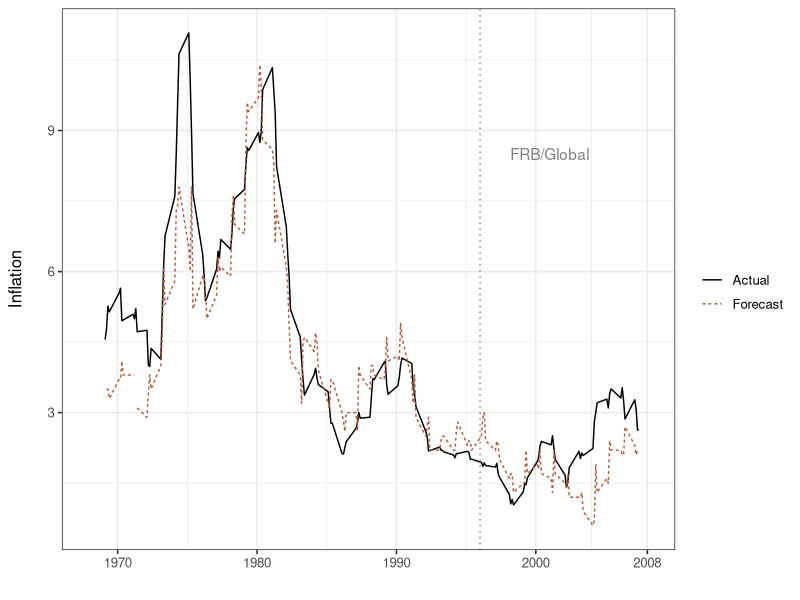

Reproduce this figure in R.
####################
# Greenbook Actual Inflation vs. Forecasts Graph (Main Paper Figure 2)
# Christopher Gandrud
# 5 November 2014
####################

library(reshape2)
library(ggplot2)

# Load data
cpi.data <- read.csv("Data/GB_FRED_cpi_2007.csv", stringsAsFactors = FALSE)

##### Create Plot #######
### Melt data, i.e. reshape
cpi.abs <- melt(cpi.data, id = "Quarter", measure = c("GB_CPI_QTR2",
                "deflator"))

### Rename variables
cpi.abs$variable <- gsub("GB_CPI_QTR2", "Forecast", cpi.abs$variable)
cpi.abs$variable <- gsub("deflator", "Actual", cpi.abs$variable)

### Colours
absolute.colors <- c("Forecast" = "#B35B40", "Actual" = "#000000")

### Create line graph
absInflation <- qplot(Quarter, value, geom = "line", data = cpi.abs,
                        color = variable, linetype = variable) +
  xlab("") + ylab("Inflation\n") +
  scale_color_manual(values = absolute.colors, name = "") +
  scale_linetype(name = "") +
  scale_x_continuous(limits = c(1968, 2008),
                     breaks = c(1970, 1980, 1990, 2000, 2008),
                     labels = c(1970, 1980, 1990, 2000, 2008)) +
  geom_vline(aes(xintercept = 1996), linetype = "dotted", colour = "grey50") +
  annotate("text", x = 2001, y = 8.5, label = "FRB/Global", colour = "grey50") +
  theme_bw(base_size = 12)

print(absInflation)
